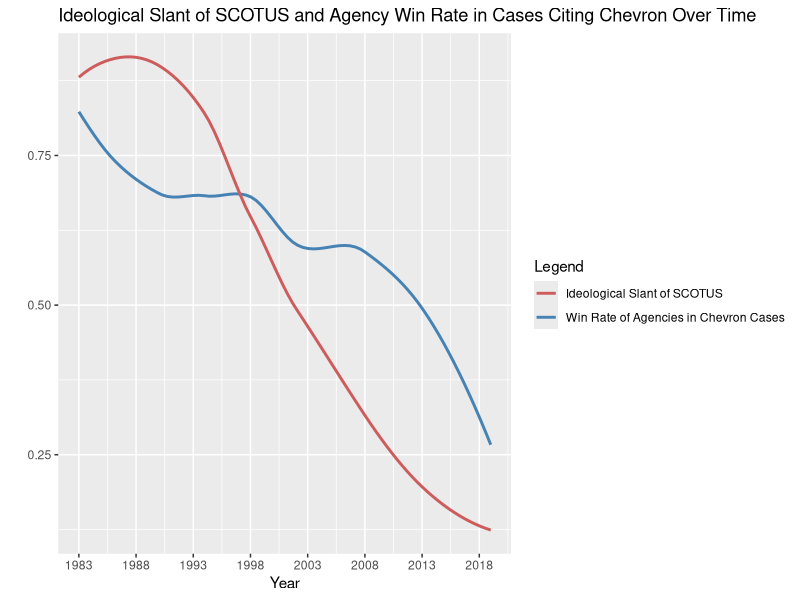

Generate this figure with R:
## ---- chunk 1
library(ggplot2)
library(tidyverse)
## ---- chunk 2
deference_data <- read_csv("data/ProjectDeferenceData.csv")

court_data <- read_csv("data/court.csv")
##RESET DATA
## ---- chunk 3
deference_data <- deference_data |>
  mutate(
    case_winner = if_else(Decision == 0, "gov_agency", "not_agency"),
    term = Term
  ) |>
  select(term, Term, Name, Decision, Agency, ChevronCited, case_winner)


court_data <- court_data |>
  filter(term >= 1983 & term <= 2019) |>
  mutate(
    term = as.double(term)
  ) |>
  select(term, med)

deference_data

##CLEANUP DATA
## ---- chunk 4
deference_data <- deference_data |>
  left_join(court_data)

deference_data
## ---- chunk 5
case_data <- deference_data |>
  filter(ChevronCited == 1) |>
  group_by(term) |>
  mutate(
    prop_agency_win = (sum(case_winner == "gov_agency")) / n()
  )
##calculates win rate
  
case_data
## ---- chunk 6
case_data |>
  ggplot(mapping = aes(x = term)) +
  geom_smooth(aes(y = prop_agency_win, color = "Win Rate of Agencies in Chevron Cases"), se = FALSE) +
  geom_smooth(aes(y = `med`, color = "Ideological Slant of SCOTUS"), se = FALSE) +
  scale_colour_manual(name ="Legend", values = c("Win Rate of Agencies in Chevron Cases" = "steelblue", "Ideological Slant of SCOTUS" = "indianred")) +
  scale_x_continuous(breaks=seq(1983,2019,by=5)) +
labs(
  title = "Ideological Slant of SCOTUS and Agency Win Rate in Cases Citing Chevron Over Time",
  x = "Year",
  y = ""
)
